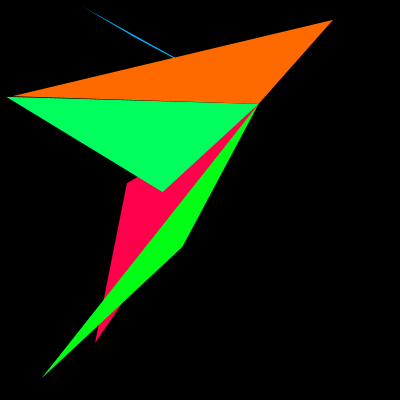
Frame 1 (no input)
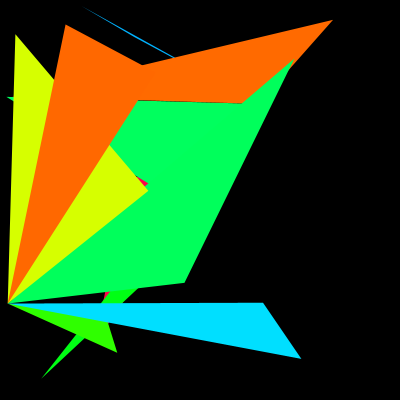
Frame 2 (the mouse pressed at the canvas centre, redrawn once)

The Processing sketch that drew these frames (run headless with seeded random() and noise(); the mouse was pressed at the canvas centre and the sketch redrawn once):

// Processing sketch: olio_2
// ── olio_2.pde
class Piste
{
  Piste (float x, float y)
  {
    this.x = x;
    this.y = y;
  }
void piirra ()
  {
    point (x, y);
  }
 float x, y;
}
class Kolmio
{
  Kolmio (Piste p1, Piste p2, Piste p3)
  {
    this.p1 = p1;
    this.p2 = p2;
    this.p3 = p3;
  }
  void piirra ()
  {
    triangle (p1.x, p1.y, p2.x, p2.y, p3.x, p3.y);
  }
  Piste p1, p2, p3;
}
void setup ()
{
  size (400, 400);
  colorMode (HSB, 100);
  background (0);
  noStroke ();
  noLoop ();
}
void draw ()
{
  Piste p1 = new Piste (random (width), random (height));
  for (int i = 0; i < 5; i++)
  {
    fill (random (100), 100, 100);
    Piste p2 = new Piste (random (width), random (height));
    Piste p3 = new Piste (random (width), random (height));
    Kolmio k = new Kolmio (p1, p2, p3);
    k.piirra ();
  }
}
